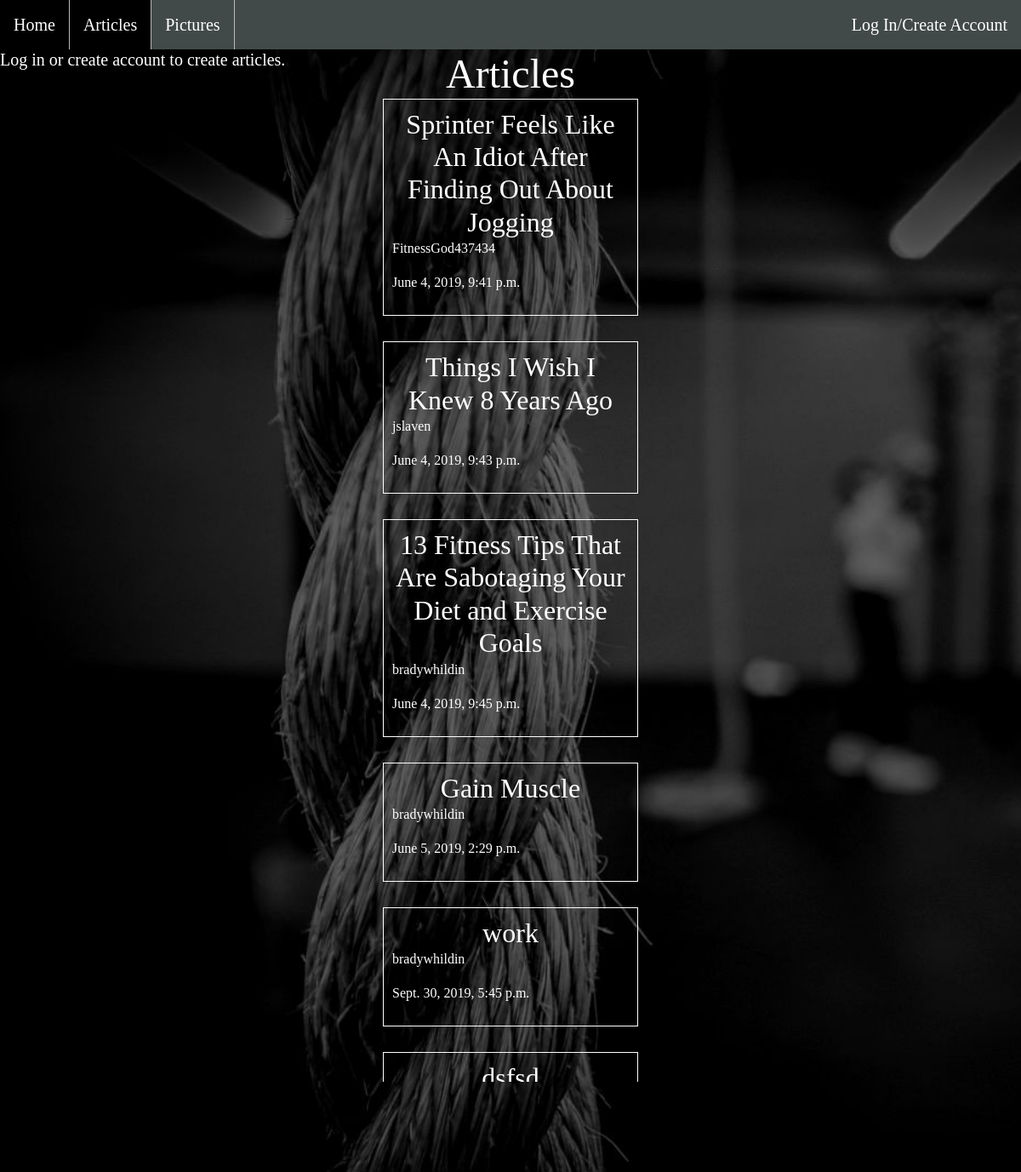
The app's page /articles/ with its own data.
### articles/models.py (models this page shows, shortened)
class Article(models.Model):
    title = models.CharField(max_length=100)
    slug = models.SlugField()
    body = models.TextField()
    date = models.DateTimeField(auto_now_add=True)
    author = models.ForeignKey(User, default=None, on_delete=CASCADE)

### articles/views.py (the view)
def article_list(request):
    articles = Article.objects.all().order_by('date')  # orders articles by date posted
    return render(request, 'articles/article_list.html', {'articles': articles})  # renders list of posted articles

### articles/templates/articles/article_list.html (shortened to what this page needs)
{% extends 'base_layouts.html' %}
{% block content %}
<ul>
    <li><a href="{% url 'homepage' %}">Home</a></li>
    <li><a href="{% url 'articles:list' %}" class="selected">Articles</a></li>
    <li><a href="{% url 'fitnesspics:data' %}">Pictures</a></li>
    <li style="float:right">
        {% if user.is_authenticated %}
            <form action="{% url 'accounts:logout' %}" method = 'post'>
                {% csrf_token %}
                <button class='logoutButton' type="submit">Logout</button>
            </form>
        {% else %}
            <a href="{% url 'logInCreateAccount' %}">Log In/Create Account</a>
        {% endif %}
    </li>
</ul>
{% load static from staticfiles %}
<html>
    <head>
    </head>
    <body>
        <div class="header">
            {% if user.is_authenticated %}
                <a href="{% url 'articles:create' %}">
                    <h1><button class="button">Create Article</button></h1>
                </a>
            {% else %}
                <h1 class="logInCreate">Log in or create account to create articles.</h1>
            {% endif %}
            <h2 align="center" size="40"><font size="40">Articles</font></h2>
            <h3></h3>
        </div>
        <div class="articles">
            {% for article in articles %}
                <a style="display:block" href="{% url 'articles:detail' slug=article.slug %}">
                    <div class="article">
                        <h2 align="center">{{ article.title }}</h2>
                        <p>{{ article.author }}</p>
                        <p>{{ article.date }}</p>
                    </div>
                </a>
            {% endfor %}
        </div>
{% endblock content %}

### templates/base_layouts.html (style rules this page uses)
ul { list-style-type: none; margin: 0; padding: 0; overflow: hidden; background-color: #424949; }
li { float: left; border-right:1px solid #bbb; }
li:last-child { border-right: none; }
li a { display: block; color: white; text-align: center; padding: 14px 16px; text-decoration: none; font-size: 20px; }
body { background-color: black; background-repeat: no-repeat; color: #fff; font-family: Ubuntu; background-attachment: fixed; background-size: cover; }
@media (min-width: 900px) { body { background-image: url(/static/HomeBackground.jpg) } }
.selected { background-color: black; }
.logInCreate { font-size: 20px }
a, a:hover, a:visited { color:#fff; text-decoration: none; }
h1,h2,h3,h4,h5 { font-weight:normal; margin: 0; }

### articles/templates/articles/article_list.html (style rules this page uses)
@media (min-width: 900px) { body { background-image: url(/static/gymbackground.jpg) } }
.articles { display: grid; grid-template-columns: 80%; grid-gap: 30px; justify-content: center }
@media (min-width: 900px) { .articles { grid-template-columns: 25%; } }
.article { padding: 10px; border: 1px solid; }
.header { display: grid; grid-template-columns: 1fr 1fr 1fr; align: center; }

### records on screen
Article: title "Sprinter Feels Like An Idiot After Finding Out About Jogging", author "FitnessGod437434", date "June 4, 2019, 9:41 p.m."
Article: title "Things I Wish I Knew 8 Years Ago", author "jslaven", date "June 4, 2019, 9:43 p.m."
Article: title "13 Fitness Tips That Are Sabotaging Your Diet and Exercise Goals", author "bradywhildin", date "June 4, 2019, 9:45 p.m."
Article: title "Gain Muscle", author "bradywhildin", date "June 5, 2019, 2:29 p.m."
Article: title "work", author "bradywhildin", date "Sept. 30, 2019, 5:45 p.m."
Article: title "dsfsd"
